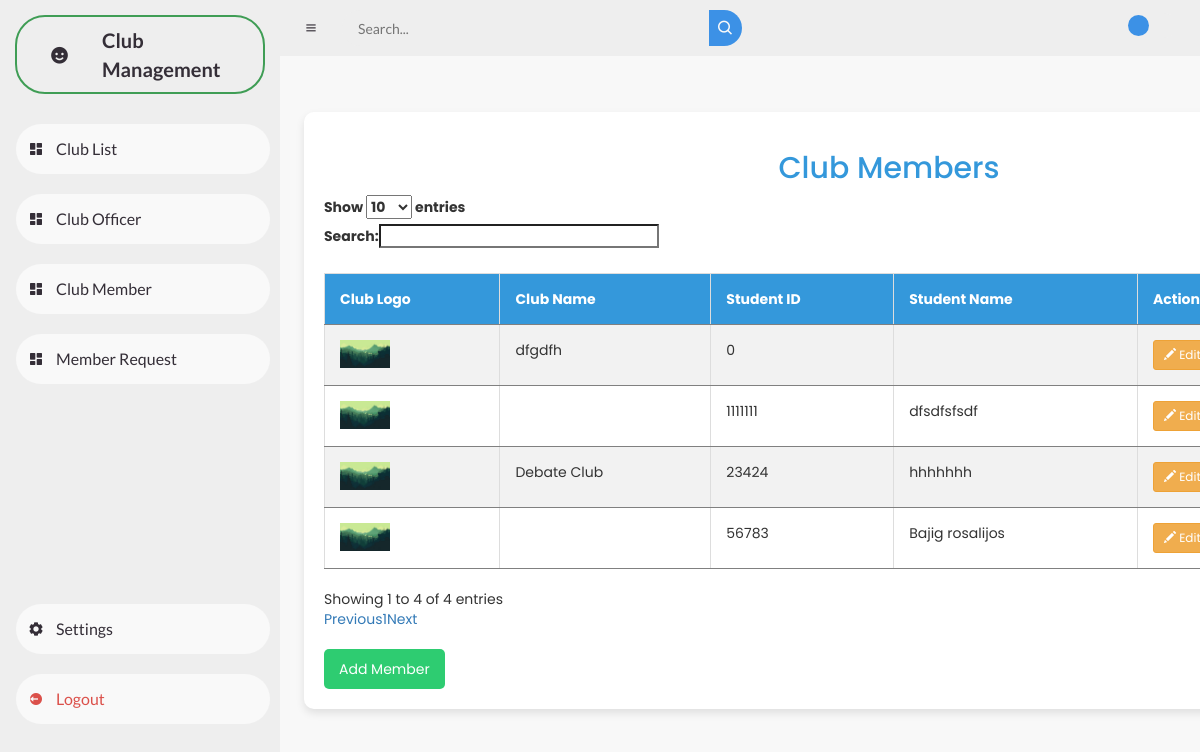
/clubmembers.php, run on the app's committed database.
### tables this page shows
CREATE TABLE `clubmembers` (
  `ClubID` int(11) NOT NULL,
  `StudentID` int(11) NOT NULL,
  `StudentName` varchar(200) NOT NULL,
  `Status` tinyint(1) NOT NULL DEFAULT 0
);

CREATE TABLE `clubs` (
  `ClubID` int(11) NOT NULL,
  `ClubLogo` varchar(255) NOT NULL,
  `ClubName` varchar(255) NOT NULL,
  `Status` tinyint(1) NOT NULL
);

### clubmembers.php (the view, shortened to what this page needs)
<?php
include("db.php");
?>
<!DOCTYPE html>
<html lang="en">
<head>
    <link href='https://unpkg.com/boxicons@2.0.9/css/boxicons.min.css' rel='stylesheet'>
    <link rel="stylesheet" href="dash.css">
    <link rel="stylesheet" href="https://maxcdn.bootstrapcdn.com/bootstrap/3.4.1/css/bootstrap.min.css">
    <link rel="stylesheet" href="https://cdn.datatables.net/1.10.20/css/dataTables.bootstrap.min.css">
    <link href="https://cdn.jsdelivr.net/npm/remixicon@2.5.0/fonts/remixicon.css" rel="stylesheet">
</head>
<body>
    <section id="sidebar">
        <a href="#" class="brand">
            <i class='bx bxs-smile'></i>
            <span class="text">Club Management</span>
        </a>
        <ul class="side-menu top">
            <li>
                <a href="index.php">
                    <i class='bx bxs-dashboard'></i>
                    <span class="text">Club List</span>
                </a>
            </li>
            <li>
                <a href="clubofficer.php">
                    <i class='bx bxs-dashboard'></i>
                    <span class="text">Club Officer</span>
                </a>
            </li>
            <li>
                <a href="clubmembers.php">
                    <i class='bx bxs-dashboard'></i>
                    <span class="text">Club Member</span>
                </a>
            </li>
            <li>
                <a href="memreq.php">
                    <i class='bx bxs-dashboard'></i>
                    <span class="text">Member Request</span>
                </a>
            </li>
        </ul>
        <ul class="side-menu">
            <li>
                <a href="#">
                    <i class='bx bxs-cog'></i>
                    <span class="text">Settings</span>
                </a>
            </li>
            <li>
                <a href="userclublist.php" class="logout">
                    <i class='bx bxs-log-out-circle'></i>
                    <span class="text">Logout</span>
                </a>
            </li>
        </ul>
    </section>
    <section id="content">
        <nav>
            <i class='bx bx-menu'></i>
            <form action="#">
                <div class="form-input">
                    <input type="search" placeholder="Search...">
                    <button type="submit" class="search-btn"><i class='bx bx-search'></i></button>
                </div>
            </form>
            <label for="switch-mode" class="switch-mode"></label>
        </nav>
        <main class="main-content">
    <div class="container">
        <h2 style="text-align: center; color: #3498db;">Club Members</h2>
        <table id="exampleTable" class="table table-striped table-bordered">
            <thead id="thead">
                <tr>
                    <th>Club Logo</th>
                    <th>Club Name</th>
                    <th>Student ID</th>
                    <th>Student Name</th>
                    <th>Actions</th>
                </tr>
            </thead>
            <tbody id="tbody">
                <?php
                    $sql = "SELECT clubs.ClubName, clubs.ClubLogo, clubmembers.StudentID, clubmembers.StudentName
                            FROM clubmembers
                            INNER JOIN clubs ON clubmembers.ClubID = clubs.ClubID";
                    $result = $conn->query($sql);
                    if ($result->num_rows > 0) {
                        $prevClubName = '';
                        while ($row = $result->fetch_assoc()) {
                            $clubLogoDisplay = $row["ClubLogo"] ? '<img src="' . $row["ClubLogo"] . '" alt="Club Logo" width="50">' : '';
                            $clubNameDisplay = ($row["ClubName"] !== $prevClubName) ? $row["ClubName"] : '';
                            $prevClubName = $row["ClubName"];
                            echo '<tr>
                            <td>' . $clubLogoDisplay . '</td>
                            <td>' . $clubNameDisplay . '</td>
                            <td>' . $row["StudentID"] . '</td>
                            <td>' . $row["StudentName"] . '</td>
                            <td>
                                <a href="edit_member.php?StudentID=' . $row["StudentID"] . '" class="btn btn-warning btn-sm"><i class="glyphicon glyphicon-pencil"></i> Edit </a>
                                <a href="delete_member.php?StudentID=' . $row["StudentID"] . '" class="btn btn-danger btn-sm"><i class="glyphicon glyphicon-trash"></i> Delete </a>
                            </td>
                        </tr>';
                }
                echo "</table>";
                    echo '<button style="text-align: center;" class="add-clubs-btn" onclick="location.href=\'addmembers.php\';">Add Member</button>';
                    } else {
                        echo '<tr><td colspan="5" style="text-align: center;">No data available</td></tr>';
                    }
                    ?>
        </div>
    </main>
</body>
</html>

### dash.css (style rules this page uses)
* { margin: 0; padding: 0; box-sizing: border-box; }
a { text-decoration: none; }
li { list-style: none; }
:root { --poppins: 'Poppins', sans-serif; --lato: 'Lato', sans-serif; --light: #F9F9F9; --blue: #3C91E6; --light-blue: #CFE8FF; --grey: #eee; --dark-grey: #AAAAAA; --dark: #342E37; --red: #DB504A; --yellow: #FFCE26; --light-yellow: #FFF2C6; --orange: #FD7238; --light-orange: #FFE0D3; }
html { overflow-x: hidden; }
body { background: var(--grey); overflow-x: hidden; }
#sidebar { position: fixed; top: 0; left: 0; width: 280px; height: 100%; background: var(--grey); z-index: 2000; font-family: var(--lato); transition: .3s ease; overflow-x: hidden; scrollbar-width: none; }
#sidebar .brand { font-size: 20px; font-weight: 700; height: 75px; display: flex; align-items: center; color: var(--dark); position: sticky; top: 0; left: 0; background: var(--webkit-scrollbar); z-index: 500; box-sizing: content-box; border: 2px solid rgb(63, 157, 85); border-radius: 30px; margin: 15px; }
#sidebar .brand .bx { min-width: 85px; display: flex; justify-content: center; }
#sidebar .side-menu { width: 100%; margin-bottom: 200px; margin-top: 20px; }
#sidebar .side-menu li { height: 70px; background: transparent; margin-left: 6px; border-radius: 48px 0 0 48px; padding: 10px; }
#sidebar .side-menu li a { width: 100%; height: 100%; background: var(--light); display: flex; align-items: center; border-radius: 48px; font-size: 16px; color: var(--dark); white-space: nowrap; overflow-x: hidden; }
#sidebar .side-menu li a.logout { color: var(--red); }
#sidebar .side-menu li a .bx { min-width: calc(60px - ((4px + 6px) * 2)); display: flex; justify-content: center; }
#content { position: relative; width: calc(100% - 280px); left: 280px; transition: .3s ease; }
#content nav { height: 56px; background: var(--grey); padding: 0 24px; display: flex; align-items: center; grid-gap: 24px; font-family: var(--lato); position: sticky; top: 0; left: 0; z-index: 1000; }
#content nav .bx.bx-menu { cursor: pointer; color: var(--dark); }
#content nav form { max-width: 400px; width: 100%; margin-right: auto; }
#content nav form .form-input { display: flex; align-items: center; height: 36px; }
#content nav form .form-input input { flex-grow: 1; padding: 0 16px; height: 100%; border: none; background: var(--grey); border-radius: 36px 0 0 36px; outline: none; width: 100%; color: var(--dark); }
#content nav form .form-input button { width: 36px; height: 100%; display: flex; justify-content: center; align-items: center; background: var(--blue); color: var(--light); font-size: 18px; border: none; outline: none; border-radius: 0 36px 36px 0; cursor: pointer; }
#content nav .switch-mode { display: block; min-width: 50px; height: 25px; border-radius: 25px; background: var(--grey); cursor: pointer; position: relative; }
#content nav .switch-mode::before { content: ''; position: absolute; top: 2px; left: 2px; bottom: 2px; width: calc(25px - 4px); background: var(--blue); border-radius: 50%; transition: all .3s ease; }
#content main { width: 100%; padding: 36px 24px; font-family: var(--poppins); max-height: calc(100vh - 56px); overflow-y: auto; }

### clubmembers.php (style rules this page uses)
body { background-color: #f8f8f8; font-family: 'Arial', sans-serif; }
.container { margin-top: 20px; background-color: #fff; padding: 20px; border-radius: 10px; box-shadow: 0 4px 8px rgba(0, 0, 0, 0.1); }
h2 { text-align: center; color: #3498db; }
#exampleTable { width: 100%; border-collapse: collapse; margin-top: 20px; }
#exampleTable th, #exampleTable td { padding: 15px; text-align: left; border-bottom: 2px solid #ddd; }
#exampleTable th { background-color: #3498db; color: white; }
#exampleTable tbody tr:nth-child(odd) { background-color: #f2f2f2; }
.add-clubs-btn { background-color: #2ecc71; color: white; border: none; padding: 10px 15px; border-radius: 5px; cursor: pointer; margin-top: 20px; }
#exampleTable th, #exampleTable td { border-bottom: 0.5px solid #808080; }

### data on the page
clubmembers: ClubID.ClubLogo (picture), ClubID.ClubName "dfgdfh", StudentID "0"
clubmembers: ClubID.ClubLogo (picture), StudentID "1111111", StudentName "dfsdfsfsdf"
clubmembers: ClubID.ClubLogo (picture), ClubID.ClubName "Debate Club", StudentID "23424", StudentName "hhhhhhh"
clubmembers: ClubID.ClubLogo (picture), StudentID "56783", StudentName "Bajig rosalijos"
